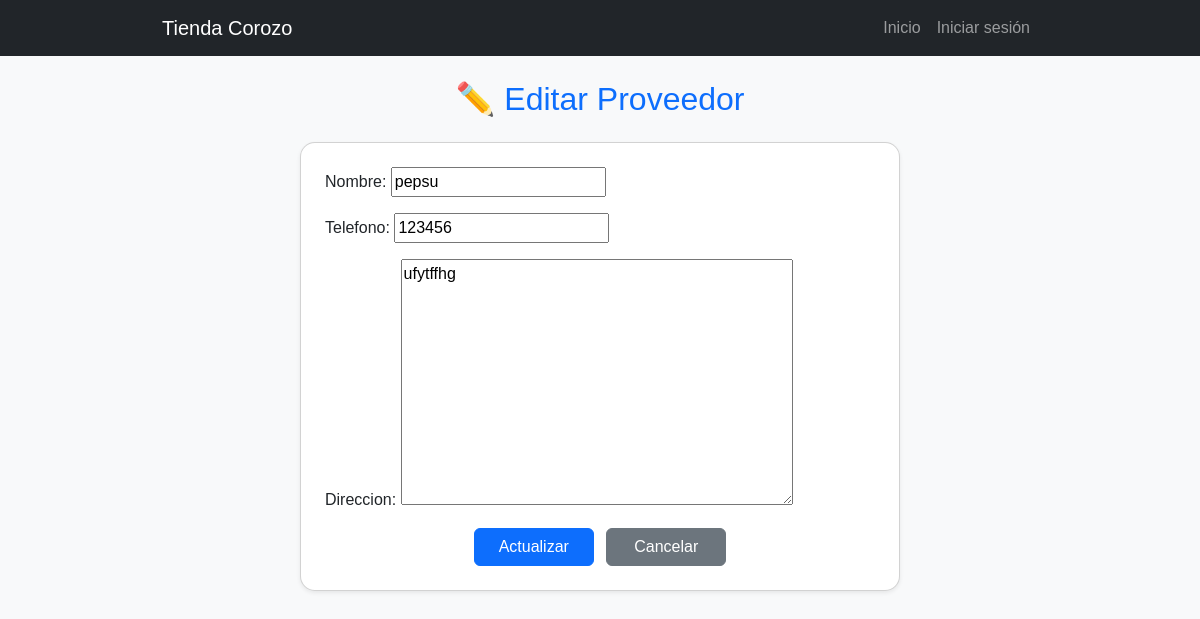
Before: /proveedor/editar/5/ with the older database file.
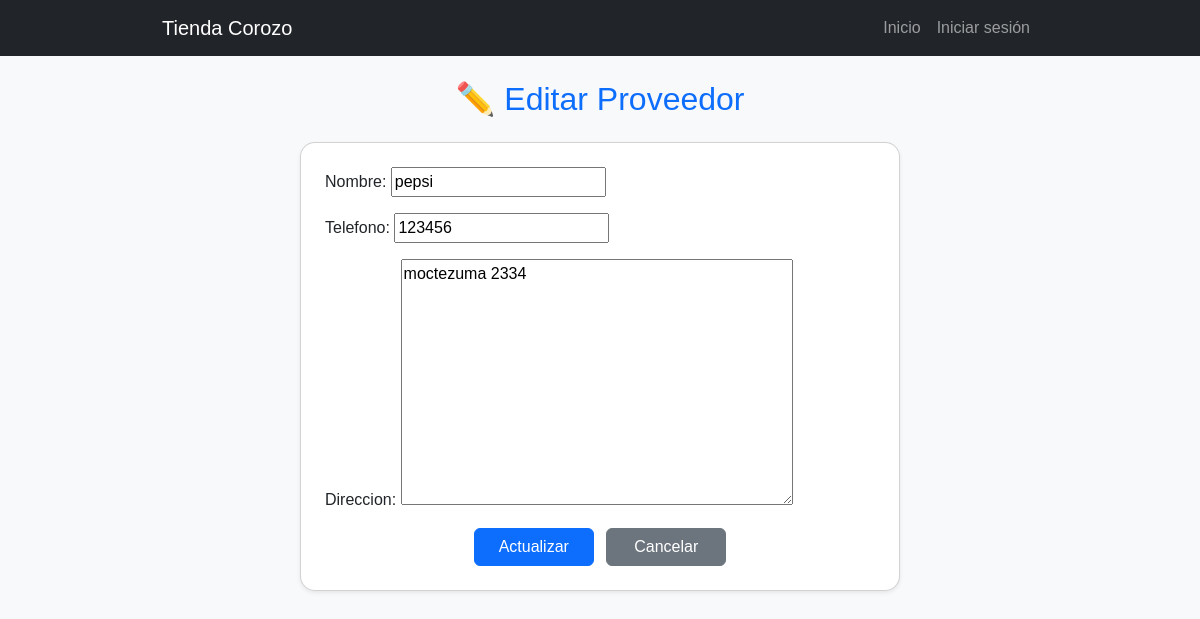
After: the same page with the newer database file.
### tasks/models.py (models this page shows, shortened)
class Proveedor(models.Model):
    nombre = models.CharField(max_length=100)
    telefono = models.CharField(max_length=15, blank=True, null=True)
    direccion = models.TextField(blank=True, null=True)

### tasks/views.py (the view)
# urls.py: path('proveedor/editar/<int:proveedor_id>/', views.editar_proveedor, name='editar_proveedor'),
def editar_proveedor(request, proveedor_id):
    proveedor = get_object_or_404(Proveedor, id=proveedor_id)
    if request.method == 'POST':
        form = ProveedorForm(request.POST, instance=proveedor)
        if form.is_valid():
            form.save()
            return redirect('lista_proveedores')
    else:
        form = ProveedorForm(instance=proveedor)
    return render(request, 'editar_proveedor.html', {'form': form})

### tasks/forms.py
class ProveedorForm(forms.ModelForm):
    class Meta:
        model = Proveedor
        fields = ['nombre', 'telefono', 'direccion']

### tasks/context_processors.py (called while the page is built)
def rol_usuario(request):
    if request.user.is_authenticated:
        try:
            return {'user_rol': request.user.usuario.rol.nombre_rol}
        except:
            return {'user_rol': None}
    return {'user_rol': None}

### tasks/templates/editar_proveedor.html (shortened to what this page needs)
{% extends 'base.html' %}
{% load static %}
{% block content %}
<link rel="stylesheet" href="{% static 'tasks/css/eliminar.css' %}">
<div class="container mt-4">
    <h2 class="text-center mb-4 text-primary">✏️ Editar Proveedor</h2>
    <form method="POST" class="card p-4 shadow-sm bg-white mx-auto" style="max-width: 600px;">
        {{ form.as_p }}
        <div class="text-center">
            <button type="submit" class="btn btn-primary">Actualizar</button>
            <a href="{% url 'lista_proveedores' %}" class="btn btn-secondary ms-2">Cancelar</a>
        </div>
    </form>
</div>
{% endblock %}

Changed rows visible on the page:
changed Proveedor: nombre "pepsu" → "pepsi"; direccion "ufytffhg" → "moctezuma 2334"
